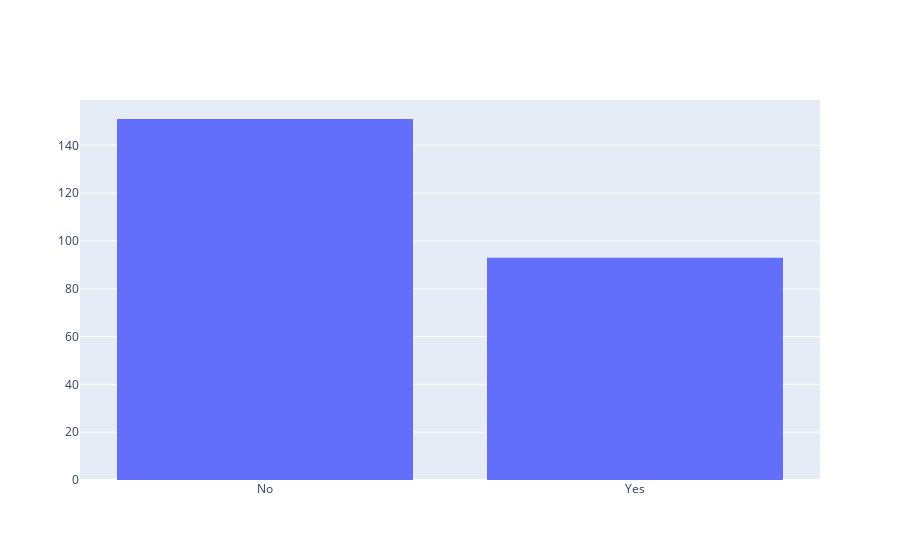

Notebook code cell kept with this figure:
### Code cell
fig = go.Figure()
fig.add_trace(go.Histogram(x=tips['smoker'] ))

### Figure 1 — Plotly figure (JSON) as saved in the notebook; plotly's stock layout.template omitted (floating-point values rounded to 4 significant figures; data arrays with more than 128 entries replaced by an {"elided": "..."} marker saying what was removed)
{"data": [{"type": "histogram", "x": {"elided": "244 str values"}}], "layout": {}}
